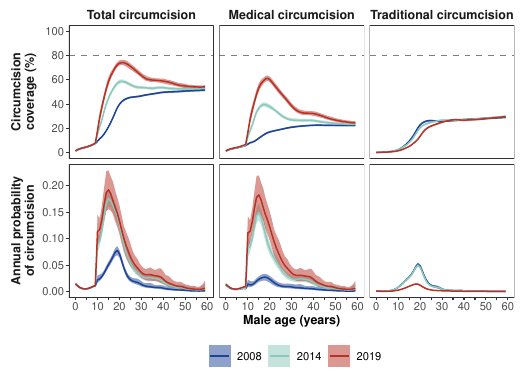

R code for this plot:
#####################
### Preliminaries ###
#####################
# Clearing Workspace
rm(list = ls())

# Set working directory
setwd('~/Dropbox/Github/zaf-circumcision-rates/Documents/nature-comms-rev/Figures/paper')

# Loading source code 
source('../src/0_Source.R')

# Colours for the plot 
colourPalette <- rev(colorRampPalette(c('#9e0142','#d53e4f','#f46d43','#fdae61','#fee08b','#ffffbf','#e6f598','#abdda4','#66c2a5','#3288bd','#5e4fa2'))(100))

# Model version
version <- '20210716'

################################################
### Preparing location/shapefile information ###
################################################
# Loading shapefiles 
area_hierarchy <- read.csv("../src/zaf_area_hierarchy.csv")
area_boundaries <- read_sf("../src/zaf_area_boundaries.geojson")

# Adding a unique identifier within Admin code and merging to boundaries
area_hierarchy <- area_hierarchy %>% 
  group_by(area_level) %>% 
  mutate(space = seq(dplyr::n())) %>%
  ungroup()

# Adding a unique identifier within Admin code and merging to boundaries
area_boundaries <- area_hierarchy %>% 
  group_by(area_level) %>% 
  mutate(space = seq(dplyr::n())) %>% 
  left_join(x =  area_boundaries,
            by = 'area_id') %>%
  ungroup()

#####################################
### Reading in stuff for geofacet ###
#####################################
# Reading in image of SA
## img <- readPNG(getURLContent("https://upload.wikimedia.org/wikipedia/commons/thumb/6/6d/Map_of_South_Africa_with_provinces_shaded_and_districts_numbered_%282016%29.svg/500px-Map_of_South_Africa_with_provinces_shaded_and_districts_numbered_%282016%29.svg.png"))

img <- readPNG("../src/Map_of_South_Africa_with_provinces_shaded_and_districts_numbered_(2016).svg.png")

# Getting the district grid
zaf_district_grid <- read_csv("../src/zaf-district-grid.csv")

# Setting colours for each province
province_palette <- c("Western Cape" = "red",
                      "Free State" = "orange",
                      "Eastern Cape" = "darkblue",
                      "Limpopo" = "purple",
                      "Northern Cape" = "darkgreen",
                      "Gauteng" = "hotpink",
                      "Mpumalanga" = "brown",
                      "North West" = "black",
                      "KwaZulu-Natal" = "#fb8072")

# Grouping districts by their province
zaf_district_grid <- zaf_district_grid %>%
  mutate(name_province = code %>%
           fct_collapse(
             "Limpopo" = c("DC33", "DC34", "DC35", "DC36", "DC47"),
             "Mpumalanga" = c("DC30", "DC31", "DC32"),
             "Gauteng" = c("TSH", "JHB", "EKU", "DC42", "DC48"),
             "North West" = c("DC37", "DC38", "DC39", "DC40"),
             "Free State" = c("MAN", "DC16", "DC18", "DC19", "DC20"),
             "KwaZulu-Natal" = c("ETH", "DC21", "DC22", "DC23", "DC24", "DC25", "DC26", "DC27", "DC28", "DC29", "DC43"),
             "Eastern Cape" = c("BUF", "NMA", "DC10", "DC12", "DC13", "DC14", "DC15", "DC44"),
             "Northern Cape" = c("DC6", "DC7", "DC8", "DC9", "DC45"),
             "Western Cape" = c("CPT", "DC1", "DC2", "DC3", "DC4", "DC5")
           ))

######################################
### Preparing resutls for plotting ###
######################################
# Reading in results by age 
results_age1 <- read_csv(paste('~/Dropbox/zaf-circumcision-rates/Output/Analysis/', version, '/Results_Age_Probability.csv', sep = ''))
results_age2 <- read_csv(paste('~/Dropbox/zaf-circumcision-rates/Output/Analysis/', version, '/Results_Age_Incidence.csv', sep = ''))
results_age3 <- read_csv(paste('~/Dropbox/zaf-circumcision-rates/Output/Analysis/', version, '/Results_Age_Prevalence.csv', sep = ''))
results_age <- rbind(results_age1, results_age2, results_age3)
rm(results_age1, results_age2, results_age3)

# Adding label-freindly district name 
results_age <- merge(results_age, 
                     zaf_district_grid[,c('code_area_id', 'name_district')],
                     by.x = 'area_id',
                     by.y = 'code_area_id',
                     all.x = TRUE)

###################################################
### Bar plot of number of circumcisions by type ###
###################################################
# Subsetting
tmp1 <- subset(results_age,
               type %in% c('Probability of MC', 'Probability of MMC', 'Probability of TMC',
                           'MC coverage', 'MMC coverage', 'TMC coverage') &
                 year %in% c(2008, 2014, 2019) &
                 area_level == 0 & 
                 model == 'With program data') %>%
  dplyr::rename(mean.x   = mean, 
                sd.x     = sd, 
                median.x = median, 
                lower.x  = lower, 
                upper.x  = upper)

# Multiplying prevalence by 100
tmp1$mean.x[which(tmp1$type %in% c('MC coverage', 'MMC coverage', 'TMC coverage'))] <- 
  100 * tmp1$mean.x[which(tmp1$type %in% c('MC coverage', 'MMC coverage', 'TMC coverage'))]
tmp1$lower.x[which(tmp1$type %in% c('MC coverage', 'MMC coverage', 'TMC coverage'))] <- 
  100 * tmp1$lower.x[which(tmp1$type %in% c('MC coverage', 'MMC coverage', 'TMC coverage'))]
tmp1$upper.x[which(tmp1$type %in% c('MC coverage', 'MMC coverage', 'TMC coverage'))] <- 
  100 * tmp1$upper.x[which(tmp1$type %in% c('MC coverage', 'MMC coverage', 'TMC coverage'))]

# Relabelling for plot 
tmp1$type1 <- NA
tmp1$type1[which(tmp1$type %in% c('MC coverage'))] <- 'Y'
tmp1$type1[which(tmp1$type %in% c('MMC coverage'))] <- 'Y'
tmp1$type1[which(tmp1$type %in% c('TMC coverage'))] <- 'Y'
tmp1$type1[which(tmp1$type %in% c('Probability of MC'))] <- 'Z'
tmp1$type1[which(tmp1$type %in% c('Probability of MMC'))] <- 'Z'
tmp1$type1[which(tmp1$type %in% c('Probability of TMC'))] <- 'Z'
tmp1$type2 <- NA
tmp1$type2[which(tmp1$type %in% c('MC coverage'))] <- 'A'
tmp1$type2[which(tmp1$type %in% c('MMC coverage'))] <- 'B'
tmp1$type2[which(tmp1$type %in% c('TMC coverage'))] <- 'C'
tmp1$type2[which(tmp1$type %in% c('Probability of MC'))] <- 'A'
tmp1$type2[which(tmp1$type %in% c('Probability of MMC'))] <- 'B'
tmp1$type2[which(tmp1$type %in% c('Probability of TMC'))] <- 'C'


# Dummy dataset for limits in each panel
dummy1 <- rbind(expand.grid(x = c(0, 60),
                            y = c(0, 0.2),
                            year = NA,
                            type2 = c('A', 'B', 'C'),
                            type1 = 'Z'), 
                expand.grid(x = c(0, 60),
                            y = c(0, 100),
                            year = NA,
                            type2 = c('A', 'B', 'C'),
                            type1 = 'Y'))

# Dummy dataset to add 80% target
dummy2 = data.frame(type2 = c('A', 'B', 'C'),
                    type1 = 'Y',
                    year = NA,
                    y = c(80, 80, 80))


fig2 <-ggplot(tmp1, 
              aes(x = age,
                  group = as.factor(year),
                  fill = as.factor(year),
                  colour = as.factor(year))) +
  # Adding fake limits to the plot
  geom_point(data = dummy1,
             aes(x = x,
                 y = y),
             colour = NA) +
  # Adding target line to prevalence
  geom_hline(data = dummy2,
             aes(yintercept = y),
             linewidth = 0.5,
             linetype = 'dashed',
             colour = 'grey50') +
  # Prevalence as area plot
  geom_ribbon(aes(ymin = lower.x,
                  ymax = upper.x),
              colour = NA,
              alpha = 0.5) +
  # Prevalence as area plot
  geom_line(aes(y = mean.x),
            linewidth = 0.5) +
  # Setting for the axes
  scale_x_continuous(breaks = seq(0, 60, by = 5),
                     labels = c(0, "", 10, "", 20, "", 30, "", 40, "", 50, "", 60)) + 
  scale_y_continuous(breaks = scales::pretty_breaks(7), limits = c(0, NA)) + 
  # Setting colour palette
  scale_colour_manual(values = rev(MetBrewer::met.brewer('Nizami', 3))) + 
  scale_fill_manual(values = rev(MetBrewer::met.brewer('Nizami', 3))) + 
  # Plotting labels
  labs(x = 'Male age (years)',
       y = NULL,
       colour = NULL,
       fill = NULL) +
  # Minimal theme
  theme_bw(8) +
  # Facet wrapping
  facet_grid(type1 ~ type2,
             scales = 'free', 
             labeller = as_labeller(c(A = "Total circumcision", 
                                      B = "Medical circumcision",
                                      C = "Traditional circumcision",
                                      Y = "Circumcision\ncoverage (%)",
                                      Z = "Annual probability\nof circumcision") ), 
             switch = "y")+  
  # Extra options on the plot 
  theme(axis.text = element_text(size = 8),
        strip.text = element_text(size = 9, face = "bold"),
        panel.grid = element_blank(), 
        strip.background = element_blank(),
        legend.text = element_text(size = 8),
        axis.title = element_text(size = 9, face = 'bold'),
        strip.placement = 'outside',
        legend.position = 'bottom')

ggsave("Figure4.pdf", fig2, width = 5.2, height = 3.8, units = "in")
ggsave("Figure4.png", fig2, width = 5.2, height = 3.8, units = "in")
ggsave("Figure4.eps", fig2, width = 5.2, height = 2.6, units = "in", device = cairo_ps)
